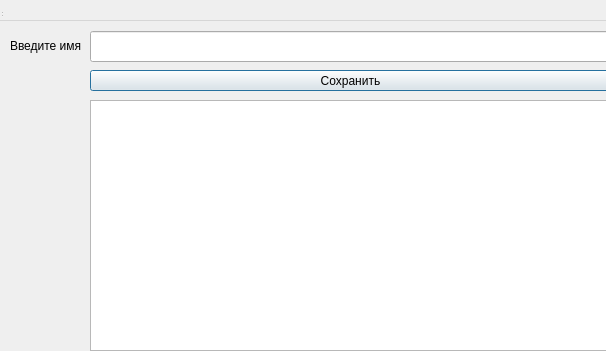
<?xml version="1.0" encoding="UTF-8"?>
<ui version="4.0">
 <class>MainWindow</class>
 <widget class="QDialog" name="MainWindow">
  <property name="geometry">
   <rect>
    <x>0</x>
    <y>0</y>
    <width>606</width>
    <height>351</height>
   </rect>
  </property>
  <property name="windowTitle">
   <string>MainWindow</string>
  </property>
  <widget class="QWidget" name="centralwidget" native="true">
   <property name="geometry">
    <rect>
     <x>0</x>
     <y>10</y>
     <width>611</width>
     <height>341</height>
    </rect>
   </property>
   <widget class="QLabel" name="label">
    <property name="geometry">
     <rect>
      <x>10</x>
      <y>20</y>
      <width>71</width>
      <height>31</height>
     </rect>
    </property>
    <property name="text">
     <string>Введите имя</string>
    </property>
   </widget>
   <widget class="QTableWidget" name="tableWidget">
    <property name="geometry">
     <rect>
      <x>90</x>
      <y>90</y>
      <width>521</width>
      <height>251</height>
     </rect>
    </property>
   </widget>
   <widget class="QLineEdit" name="lineEdit">
    <property name="geometry">
     <rect>
      <x>90</x>
      <y>21</y>
      <width>521</width>
      <height>31</height>
     </rect>
    </property>
   </widget>
   <widget class="QPushButton" name="pushButton">
    <property name="geometry">
     <rect>
      <x>90</x>
      <y>60</y>
      <width>521</width>
      <height>21</height>
     </rect>
    </property>
    <property name="text">
     <string>Сохранить</string>
    </property>
   </widget>
  </widget>
  <widget class="QMenuBar" name="menubar">
   <property name="geometry">
    <rect>
     <x>0</x>
     <y>0</y>
     <width>606</width>
     <height>21</height>
    </rect>
   </property>
  </widget>
  <widget class="QStatusBar" name="statusbar">
   <property name="geometry">
    <rect>
     <x>0</x>
     <y>0</y>
     <width>3</width>
     <height>18</height>
    </rect>
   </property>
  </widget>
 </widget>
 <resources/>
 <connections/>
</ui>
